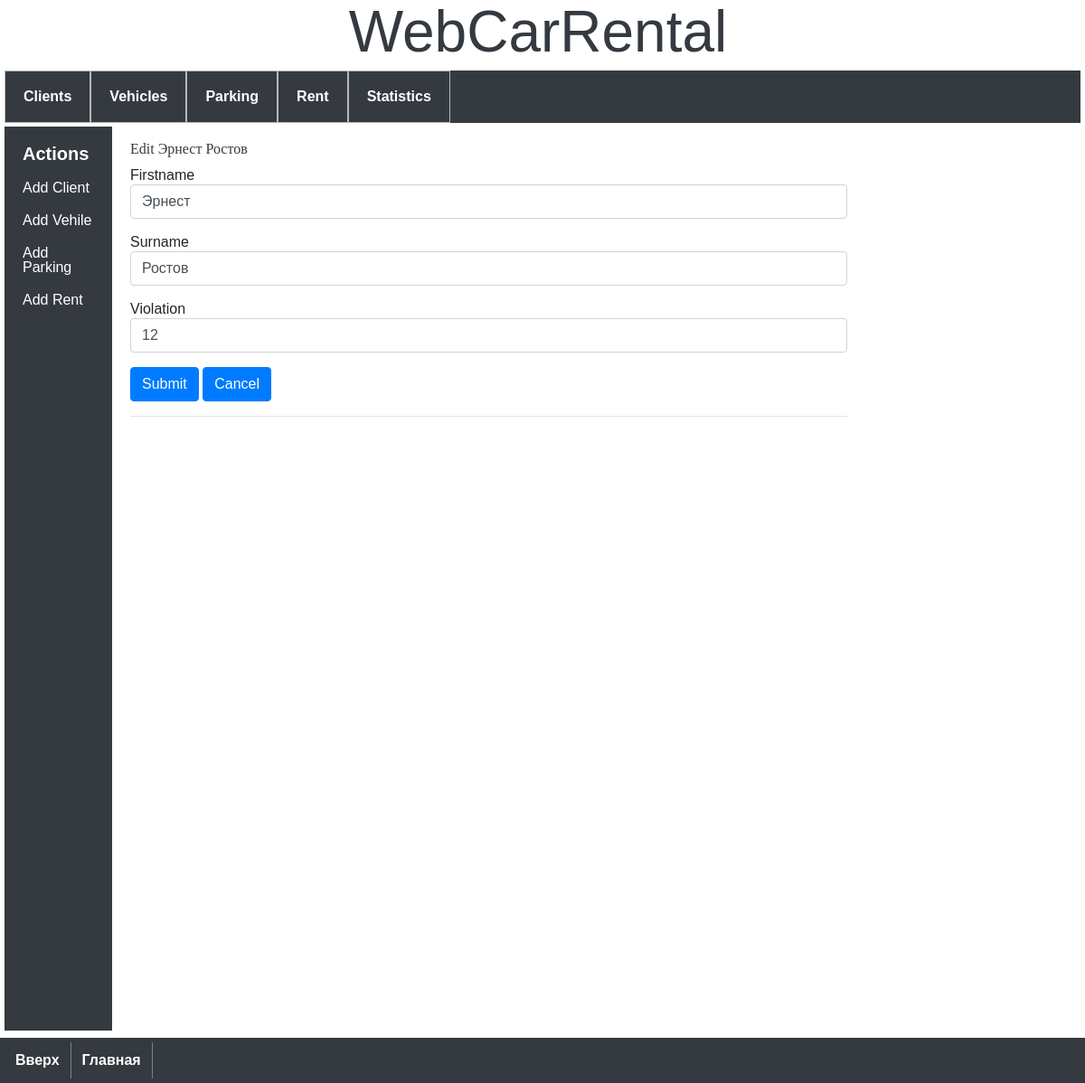
Page /client/0/edit-client on the committed database.
### model.py (models this page shows)
class Client(db.Model):
    __tablename__ = 'client'
    client_id = db.Column('client_id', db.INTEGER, primary_key=True, autoincrement=True)
    firstname = db.Column('firstname', db.Text)
    surname = db.Column('surname', db.Text)
    violation = db.Column('violation', db.INTEGER)

### app.py (the view, shortened to what this page needs)
@app.route('/client/<int:client_id>/edit-client', methods=('GET', 'POST'))
def edit_client(client_id):
    cur_client = get_client(client_id)
    form = EditAndDeleteClientForm()
    if request.method == 'GET':
        form.firstname.data = cur_client.firstname
        form.surname.data = cur_client.surname
        form.violation.data = cur_client.violation
    return render_template('./client/edit-client.html', client=cur_client, form=form)

### forms.py
class EditAndDeleteClientForm(FlaskForm):
    submit = SubmitField(label=('Submit'))
    delete = SubmitField(label=('Delete'))
    firstname = StringField(
        label=('Firstname'),
        validators=[DataRequired(), Length(max=20),
        Regexp(regex='^([а-яА-Я]|[a-zA-Z])*$', message='Incorrent name')])
    surname = StringField(
        label=('Surname'),
        validators=[
            DataRequired(),
            Length(max=20),
            Regexp(regex='^([а-яА-Я]|[a-zA-Z])*$', message='Incorrent surname')])
    violation = StringField(
        label=('Violation'),
        validators=[DataRequired(),
        Regexp('^[0-9]+$', message='Violation Amount must be a numeric value')
        ])

### app.py (called while the page is built)
def get_client(client_id):
    return db.session.query(Client)\
        .filter(Client.client_id == int(client_id)).one_or_none()

### templates/client/edit-client.html (shortened to what this page needs)
{% extends 'base.html' %}
{% block content %}
<h1>{% block title %} Edit {{ client.firstname }} {{ client.surname }} {% endblock %}</h1>
<div class="continer">
    <form class='form-horizontal' method='POST' action="">
        <div class="form-group">
            {{ form.firstname.label }}
            {{ form.firstname(class="form-control") }}
        </div>
        <div class="form-group">
            {{ form.surname.label }}
            {{ form.surname(class="form-control") }}
        </div>
        <div class="form-group">
            {{ form.violation.label }}
            {{ form.violation(class="form-control") }}
        </div>
        <div class="form-group">
            {{ form.submit(class="btn btn-primary") }}
            <a class="btn btn-primary" href="../../clients">Cancel</a>
        </div>
    </form>
</div>
<hr>
{% endblock %}

### static/css/styles.css (style rules this page uses)
h1 { font: 2em Arial, sans-serif; font-size: 30px; font-weight: bold; margin-bottom: 10px; color: #343A40; }
h1 { font: 100% serif; }
body { font-family: 'Montserrat', sans-serif; }

### rows in the picture
Client: firstname "Эрнест", surname "Ростов", violation "12"
